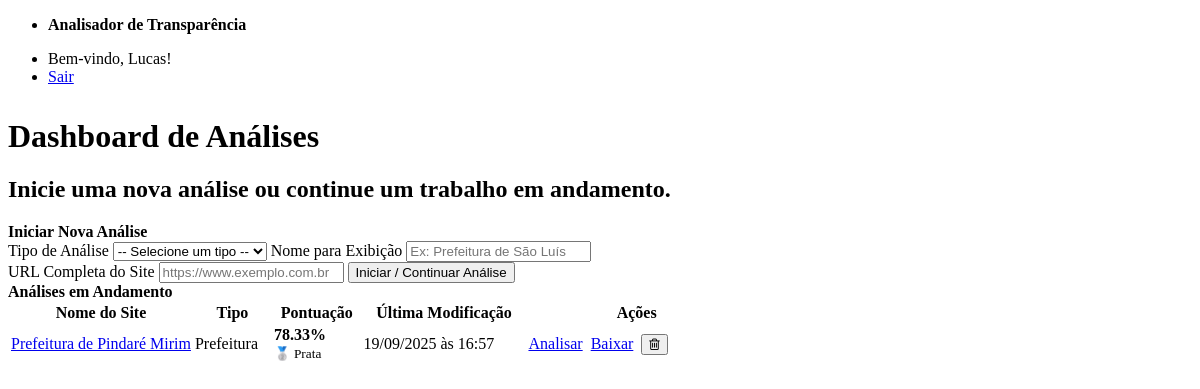
/ (signed in), run on the app's committed database.
### tables this page shows
CREATE TABLE analises (
            id INTEGER PRIMARY KEY AUTOINCREMENT,
            username TEXT NOT NULL,
            site_url TEXT NOT NULL,
            site_nome TEXT,
            tipo_analise TEXT,
            respostas TEXT,
            last_modified TIMESTAMP
        );

### app.py (the view)
@app.route('/')
@login_required
def dashboard():
    analises = db.listar_analises_por_usuario(session['username'])
    matriz_completa = logic.carregar_criterios()
    for analise in analises:
        criterios_para_analise = matriz_completa.get(analise['tipo_analise'])
        if criterios_para_analise and analise.get('respostas'):
            resultados = logic.calcular_indice_e_selo(analise['respostas'], criterios_para_analise)
            analise['score'] = resultados['indice']
            analise['selo'] = resultados['selo']
        else:
            analise['score'] = 0
            analise['selo'] = "Não iniciado"
        if analise.get('last_modified'):
            dt_obj = datetime.strptime(analise['last_modified'].split('.')[0], '%Y-%m-%d %H:%M:%S')
            analise['last_modified_fmt'] = dt_obj.strftime('%d/%m/%Y às %H:%M')
        else:
            analise['last_modified_fmt'] = "N/A"
        analise['latest_report'] = db.get_latest_report(analise['id'])
    return render_template('dashboard.html', analises=analises)

### app.py (called while the page is built)
def login_required(f):
    @wraps(f)
    def decorated_function(*args, **kwargs):
        if 'username' not in session:
            flash('Por favor, faça login para acessar esta página.', 'warning')
            return redirect(url_for('login'))
        return f(*args, **kwargs)
    return decorated_function

### db.py (called while the page is built)
def dict_factory(cursor, row):
    d = {}
    for idx, col in enumerate(cursor.description):
        d[col[0]] = row[idx]
    return d

def listar_analises_por_usuario(username):
    conn = sqlite3.connect(DB_NAME, timeout=15)
    conn.row_factory = dict_factory
    cursor = conn.cursor()
    cursor.execute("SELECT id, site_url, site_nome, tipo_analise, last_modified, respostas FROM analises WHERE username = ? ORDER BY last_modified DESC", (username,))
    analises = cursor.fetchall()
    for analise in analises:
        if analise.get('respostas'):
            analise['respostas'] = json.loads(analise['respostas'])
        else:
            analise['respostas'] = {}
    conn.close()
    return analises

def get_latest_report(analise_id):
    conn = sqlite3.connect(DB_NAME, timeout=15)
    conn.row_factory = dict_factory
    cursor = conn.cursor()
    cursor.execute("SELECT id, nome_arquivo FROM relatorios WHERE analise_id = ? ORDER BY data_geracao DESC LIMIT 1", (analise_id,))
    report = cursor.fetchone()
    conn.close()
    return report

### templates/dashboard.html (shortened to what this page needs)
{% extends "layout.html" %}
{% block content %}
    <hgroup>
        <h1>Dashboard de Análises</h1>
        <h2>Inicie uma nova análise ou continue um trabalho em andamento.</h2>
    </hgroup>
    <article>
        <header><strong>Iniciar Nova Análise</strong></header>
        <form action="{{ url_for('nova_analise') }}" method="post">
            <div class="grid">
                <label for="tipo_analise">
                    Tipo de Análise
                    <select id="tipo_analise" name="tipo_analise" required>
                        <option value="" disabled selected>-- Selecione um tipo --</option>
                    </select>
                </label>
                <label for="site_nome">
                    Nome para Exibição
                    <input type="text" id="site_nome" name="site_nome" placeholder="Ex: Prefeitura de São Luís" required>
                </label>
            </div>
            <label for="site_url">URL Completa do Site</label>
            <input type="url" id="site_url" name="site_url" placeholder="https://www.exemplo.com.br" required>
            <button type="submit">Iniciar / Continuar Análise</button>
        </form>
    </article>
    <article>
        <header><strong>Análises em Andamento</strong></header>
        <table>
            <thead>
                <tr>
                    <th style="width: 25%;">Nome do Site</th>
                    <th>Tipo</th>
                    <th>Pontuação</th>
                    <th>Última Modificação</th>
                    <th style="width: 30%; text-align: center;">Ações</th>
                </tr>
            </thead>
            <tbody>
                {% for analise in analises %}
                <tr>
                    <td>
                        <a href="{{ analise.site_url }}" target="_blank" title="{{ analise.site_url }}">
                            {{ analise.get('site_nome', analise.site_url) }}
                        </a>
                    </td>
                    <td>{{ analise.tipo_analise }}</td>
                    <td>
                        <strong>{{ "%.2f"|format(analise.score) }}%</strong><br>
                        <small>{{ analise.selo }}</small>
                    </td>
                    <td>{{ analise.last_modified_fmt }}</td>
                    <td>
                        <div style="display: inline-flex; justify-content: center; align-items: center; gap: 0.5rem;">
                            <a href="{{ url_for('pagina_analise', analise_id=analise.id) }}" role="button" class="outline sm">Analisar</a>
                            {% if analise.latest_report %}
                                <a href="{{ url_for('download_relatorio', relatorio_id=analise.latest_report.id) }}" role="button" class="sm">Baixar</a>
                            {% else %}
                                <a href="#" role="button" class="secondary sm" disabled>Baixar</a>
                            {% endif %}
                            <form action="{{ url_for('delete_analise', analise_id=analise.id) }}" method="post" style="margin: 0;"
                                  onsubmit="return confirm('Tem certeza que deseja apagar esta análise? Esta ação não pode ser desfeita.');">
                                <button type="submit" class="outline sm danger" title="Apagar Análise" style="margin: 0;">
                                    <i class="fa fa-trash-o" aria-hidden="true"></i>
                                </button>
                            </form>
                        </div>
                    </td>
                </tr>
                {% else %}
                <tr>
                    <td colspan="5">Nenhuma análise encontrada. Comece uma nova análise acima.</td>
                </tr>
                {% endfor %}
            </tbody>
        </table>
    </article>
{% endblock %}

### templates/layout.html (shortened to what this page needs)
<!DOCTYPE html>
<html lang="pt-br">
<head>
    <link rel="stylesheet" href="https://cdn.jsdelivr.net/npm/@picocss/pico@1/css/pico.min.css">
    <link rel="stylesheet" href="https://cdnjs.cloudflare.com/ajax/libs/font-awesome/4.7.0/css/font-awesome.min.css">
</head>
<body>
    <main class="container">
        {% if session.username %}
        <nav>
            <ul>
                <li><strong>Analisador de Transparência</strong></li>
            </ul>
            <ul>
                <li>Bem-vindo, {{ session.username }}!</li>
                <li><a href="{{ url_for('logout') }}" role="button" class="secondary outline">Sair</a></li>
            </ul>
        </nav>
        {% endif %}
        {% block content %}{% endblock %}
    </main>
</body>
</html>

### templates/layout.html (style rules this page uses)
body { padding-bottom: 5em; }
.container { max-width: 960px; }
nav { margin-bottom: 2em; }

### data on the page
analises: username "Lucas", get "Prefeitura de Pindaré Mirim", tipo_analise "Prefeitura", score "78.33", selo "🥈 Prata", last_modified_fmt "19/09/2025 às 16:57"
